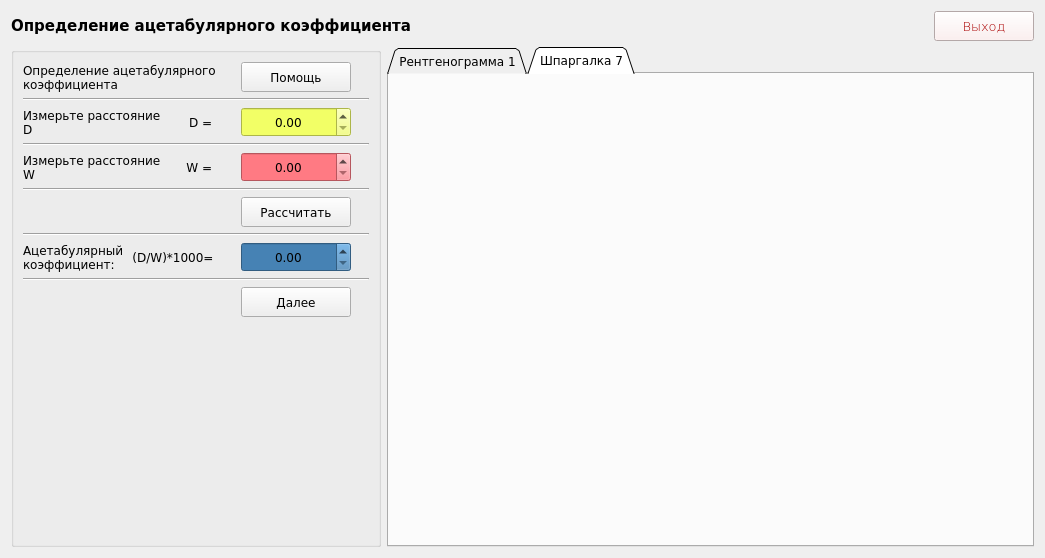
<?xml version="1.0" encoding="UTF-8"?>
<ui version="4.0">
 <class>Form6</class>
 <widget class="QWidget" name="Form6">
  <property name="geometry">
   <rect>
    <x>0</x>
    <y>0</y>
    <width>1045</width>
    <height>548</height>
   </rect>
  </property>
  <property name="windowTitle">
   <string>Form</string>
  </property>
  <property name="styleSheet">
   <string notr="true"/>
  </property>
  <layout class="QGridLayout" name="gridLayout">
   <item row="0" column="0" colspan="2">
    <widget class="QLabel" name="label_12">
     <property name="minimumSize">
      <size>
       <width>0</width>
       <height>30</height>
      </size>
     </property>
     <property name="font">
      <font>
       <family>Verdana</family>
       <pointsize>11</pointsize>
       <weight>75</weight>
       <italic>false</italic>
       <bold>true</bold>
      </font>
     </property>
     <property name="styleSheet">
      <string notr="true">font: 75 11pt &quot;Verdana&quot;;
font-weight: bold;</string>
     </property>
     <property name="text">
      <string>Определение ацетабулярного коэффициента </string>
     </property>
    </widget>
   </item>
   <item row="0" column="2">
    <widget class="QPushButton" name="pushButton_5">
     <property name="maximumSize">
      <size>
       <width>100</width>
       <height>50</height>
      </size>
     </property>
     <property name="font">
      <font>
       <family>Verdana</family>
       <pointsize>10</pointsize>
       <weight>9</weight>
       <italic>false</italic>
       <bold>false</bold>
      </font>
     </property>
     <property name="cursor">
      <cursorShape>PointingHandCursor</cursorShape>
     </property>
     <property name="styleSheet">
      <string notr="true">background-color: #fcebeb;
font: 75 10pt &quot;Verdana&quot;;
color: rgb(170, 0, 0);</string>
     </property>
     <property name="text">
      <string>Выход</string>
     </property>
    </widget>
   </item>
   <item row="1" column="1" colspan="2">
    <widget class="QTabWidget" name="tabWidget">
     <property name="minimumSize">
      <size>
       <width>500</width>
       <height>500</height>
      </size>
     </property>
     <property name="font">
      <font>
       <family>Verdana</family>
       <pointsize>9</pointsize>
      </font>
     </property>
     <property name="tabShape">
      <enum>QTabWidget::Triangular</enum>
     </property>
     <property name="currentIndex">
      <number>1</number>
     </property>
     <widget class="QWidget" name="tab">
      <attribute name="title">
       <string>Рентгенограмма 1</string>
      </attribute>
     </widget>
     <widget class="QWidget" name="tab_2">
      <attribute name="title">
       <string>Шпаргалка 7</string>
      </attribute>
     </widget>
    </widget>
   </item>
   <item row="1" column="0">
    <widget class="QGroupBox" name="groupBox">
     <property name="minimumSize">
      <size>
       <width>370</width>
       <height>0</height>
      </size>
     </property>
     <property name="maximumSize">
      <size>
       <width>370</width>
       <height>16777215</height>
      </size>
     </property>
     <property name="font">
      <font>
       <family>Verdana</family>
       <pointsize>9</pointsize>
      </font>
     </property>
     <property name="title">
      <string/>
     </property>
     <layout class="QGridLayout" name="gridLayout_2">
      <item row="0" column="4">
       <widget class="QPushButton" name="pushButton_2">
        <property name="minimumSize">
         <size>
          <width>110</width>
          <height>30</height>
         </size>
        </property>
        <property name="maximumSize">
         <size>
          <width>110</width>
          <height>16777215</height>
         </size>
        </property>
        <property name="font">
         <font>
          <family>Verdana</family>
          <pointsize>9</pointsize>
         </font>
        </property>
        <property name="cursor">
         <cursorShape>PointingHandCursor</cursorShape>
        </property>
        <property name="text">
         <string>Помощь</string>
        </property>
       </widget>
      </item>
      <item row="11" column="1" colspan="2">
       <widget class="QLabel" name="label_10">
        <property name="font">
         <font>
          <family>Verdana</family>
          <pointsize>9</pointsize>
         </font>
        </property>
        <property name="text">
         <string>(D/W)*1000=</string>
        </property>
        <property name="alignment">
         <set>Qt::AlignCenter</set>
        </property>
       </widget>
      </item>
      <item row="12" column="0" colspan="6">
       <widget class="Line" name="line_5">
        <property name="font">
         <font>
          <family>Verdana</family>
          <pointsize>9</pointsize>
         </font>
        </property>
        <property name="orientation">
         <enum>Qt::Horizontal</enum>
        </property>
       </widget>
      </item>
      <item row="3" column="0" colspan="6">
       <widget class="Line" name="line_2">
        <property name="font">
         <font>
          <family>Verdana</family>
          <pointsize>9</pointsize>
         </font>
        </property>
        <property name="orientation">
         <enum>Qt::Horizontal</enum>
        </property>
       </widget>
      </item>
      <item row="15" column="4">
       <spacer name="verticalSpacer">
        <property name="font">
         <font>
          <family>Verdana</family>
          <pointsize>9</pointsize>
         </font>
        </property>
        <property name="orientation">
         <enum>Qt::Vertical</enum>
        </property>
        <property name="sizeHint" stdset="0">
         <size>
          <width>20</width>
          <height>40</height>
         </size>
        </property>
       </spacer>
      </item>
      <item row="10" column="0" colspan="6">
       <widget class="Line" name="line_4">
        <property name="font">
         <font>
          <family>Verdana</family>
          <pointsize>9</pointsize>
         </font>
        </property>
        <property name="orientation">
         <enum>Qt::Horizontal</enum>
        </property>
       </widget>
      </item>
      <item row="1" column="0" colspan="6">
       <widget class="Line" name="line">
        <property name="font">
         <font>
          <family>Verdana</family>
          <pointsize>9</pointsize>
         </font>
        </property>
        <property name="orientation">
         <enum>Qt::Horizontal</enum>
        </property>
       </widget>
      </item>
      <item row="5" column="4">
       <widget class="QDoubleSpinBox" name="doubleSpinBox_2">
        <property name="minimumSize">
         <size>
          <width>0</width>
          <height>30</height>
         </size>
        </property>
        <property name="font">
         <font>
          <family>Verdana</family>
          <pointsize>9</pointsize>
         </font>
        </property>
        <property name="styleSheet">
         <string notr="true">background-color: #ff7a83;</string>
        </property>
        <property name="alignment">
         <set>Qt::AlignCenter</set>
        </property>
        <property name="singleStep">
         <double>0.100000000000000</double>
        </property>
       </widget>
      </item>
      <item row="11" column="4">
       <widget class="QDoubleSpinBox" name="doubleSpinBox_3">
        <property name="minimumSize">
         <size>
          <width>0</width>
          <height>30</height>
         </size>
        </property>
        <property name="font">
         <font>
          <family>Verdana</family>
          <pointsize>9</pointsize>
         </font>
        </property>
        <property name="styleSheet">
         <string notr="true">background-color: #4682B4;</string>
        </property>
        <property name="alignment">
         <set>Qt::AlignCenter</set>
        </property>
        <property name="singleStep">
         <double>0.100000000000000</double>
        </property>
       </widget>
      </item>
      <item row="5" column="2">
       <widget class="QLabel" name="label_7">
        <property name="font">
         <font>
          <family>Verdana</family>
          <pointsize>9</pointsize>
         </font>
        </property>
        <property name="text">
         <string>W = </string>
        </property>
        <property name="alignment">
         <set>Qt::AlignRight|Qt::AlignTrailing|Qt::AlignVCenter</set>
        </property>
       </widget>
      </item>
      <item row="9" column="4">
       <widget class="QPushButton" name="pushButton_3">
        <property name="minimumSize">
         <size>
          <width>110</width>
          <height>30</height>
         </size>
        </property>
        <property name="maximumSize">
         <size>
          <width>110</width>
          <height>16777215</height>
         </size>
        </property>
        <property name="font">
         <font>
          <family>Verdana</family>
          <pointsize>9</pointsize>
         </font>
        </property>
        <property name="cursor">
         <cursorShape>PointingHandCursor</cursorShape>
        </property>
        <property name="text">
         <string>Рассчитать</string>
        </property>
       </widget>
      </item>
      <item row="6" column="0" colspan="6">
       <widget class="Line" name="line_3">
        <property name="font">
         <font>
          <family>Verdana</family>
          <pointsize>9</pointsize>
         </font>
        </property>
        <property name="orientation">
         <enum>Qt::Horizontal</enum>
        </property>
       </widget>
      </item>
      <item row="14" column="4">
       <widget class="QPushButton" name="pushButton_4">
        <property name="minimumSize">
         <size>
          <width>110</width>
          <height>30</height>
         </size>
        </property>
        <property name="maximumSize">
         <size>
          <width>110</width>
          <height>16777215</height>
         </size>
        </property>
        <property name="font">
         <font>
          <family>Verdana</family>
          <pointsize>9</pointsize>
         </font>
        </property>
        <property name="cursor">
         <cursorShape>PointingHandCursor</cursorShape>
        </property>
        <property name="text">
         <string>Далее</string>
        </property>
       </widget>
      </item>
      <item row="11" column="0">
       <widget class="QLabel" name="label_9">
        <property name="font">
         <font>
          <family>Verdana</family>
          <pointsize>9</pointsize>
         </font>
        </property>
        <property name="text">
         <string>Ацетабулярный коэффициент:</string>
        </property>
        <property name="wordWrap">
         <bool>true</bool>
        </property>
       </widget>
      </item>
      <item row="2" column="4">
       <widget class="QDoubleSpinBox" name="doubleSpinBox">
        <property name="minimumSize">
         <size>
          <width>0</width>
          <height>30</height>
         </size>
        </property>
        <property name="font">
         <font>
          <family>Verdana</family>
          <pointsize>9</pointsize>
         </font>
        </property>
        <property name="styleSheet">
         <string notr="true">background-color: #f2ff66;
</string>
        </property>
        <property name="alignment">
         <set>Qt::AlignCenter</set>
        </property>
        <property name="singleStep">
         <double>0.100000000000000</double>
        </property>
       </widget>
      </item>
      <item row="2" column="2">
       <widget class="QLabel" name="label_5">
        <property name="font">
         <font>
          <family>Verdana</family>
          <pointsize>9</pointsize>
         </font>
        </property>
        <property name="text">
         <string>  D = </string>
        </property>
        <property name="alignment">
         <set>Qt::AlignRight|Qt::AlignTrailing|Qt::AlignVCenter</set>
        </property>
       </widget>
      </item>
      <item row="0" column="0" colspan="3">
       <widget class="QLabel" name="label_2">
        <property name="font">
         <font>
          <family>Verdana</family>
          <pointsize>9</pointsize>
         </font>
        </property>
        <property name="text">
         <string>Определение ацетабулярного коэффициента</string>
        </property>
        <property name="wordWrap">
         <bool>true</bool>
        </property>
       </widget>
      </item>
      <item row="2" column="0" colspan="2">
       <widget class="QLabel" name="label_3">
        <property name="font">
         <font>
          <family>Verdana</family>
          <pointsize>9</pointsize>
         </font>
        </property>
        <property name="text">
         <string>Измерьте расстояние D</string>
        </property>
        <property name="wordWrap">
         <bool>true</bool>
        </property>
       </widget>
      </item>
      <item row="5" column="0" colspan="2">
       <widget class="QLabel" name="label_4">
        <property name="font">
         <font>
          <family>Verdana</family>
          <pointsize>9</pointsize>
         </font>
        </property>
        <property name="text">
         <string>Измерьте расстояние W</string>
        </property>
        <property name="wordWrap">
         <bool>true</bool>
        </property>
       </widget>
      </item>
     </layout>
    </widget>
   </item>
  </layout>
 </widget>
 <resources/>
 <connections/>
</ui>
